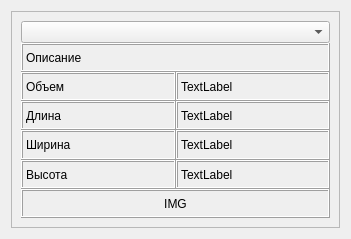
<?xml version="1.0" encoding="UTF-8"?>
<ui version="4.0">
 <class>SemitrailersView</class>
 <widget class="QWidget" name="SemitrailersView">
  <property name="geometry">
   <rect>
    <x>0</x>
    <y>0</y>
    <width>351</width>
    <height>239</height>
   </rect>
  </property>
  <property name="windowTitle">
   <string>Form</string>
  </property>
  <layout class="QGridLayout" name="gridLayout">
   <item row="0" column="0">
    <widget class="QFrame" name="frame">
     <property name="frameShape">
      <enum>QFrame::StyledPanel</enum>
     </property>
     <property name="frameShadow">
      <enum>QFrame::Raised</enum>
     </property>
     <layout class="QGridLayout" name="gridLayout_3">
      <item row="0" column="1">
       <layout class="QGridLayout" name="gridLayout_2">
        <property name="spacing">
         <number>0</number>
        </property>
        <item row="4" column="0">
         <widget class="QLabel" name="label_9">
          <property name="frameShape">
           <enum>QFrame::Box</enum>
          </property>
          <property name="frameShadow">
           <enum>QFrame::Raised</enum>
          </property>
          <property name="text">
           <string>Ширина</string>
          </property>
         </widget>
        </item>
        <item row="4" column="1">
         <widget class="QLabel" name="labelWidth">
          <property name="frameShape">
           <enum>QFrame::Box</enum>
          </property>
          <property name="frameShadow">
           <enum>QFrame::Raised</enum>
          </property>
          <property name="text">
           <string>TextLabel</string>
          </property>
         </widget>
        </item>
        <item row="5" column="1">
         <widget class="QLabel" name="labelHeight">
          <property name="frameShape">
           <enum>QFrame::Box</enum>
          </property>
          <property name="frameShadow">
           <enum>QFrame::Raised</enum>
          </property>
          <property name="text">
           <string>TextLabel</string>
          </property>
         </widget>
        </item>
        <item row="2" column="1">
         <widget class="QLabel" name="labelCarrying">
          <property name="frameShape">
           <enum>QFrame::Box</enum>
          </property>
          <property name="frameShadow">
           <enum>QFrame::Raised</enum>
          </property>
          <property name="text">
           <string>TextLabel</string>
          </property>
         </widget>
        </item>
        <item row="3" column="0">
         <widget class="QLabel" name="label_7">
          <property name="frameShape">
           <enum>QFrame::Box</enum>
          </property>
          <property name="frameShadow">
           <enum>QFrame::Raised</enum>
          </property>
          <property name="midLineWidth">
           <number>0</number>
          </property>
          <property name="text">
           <string>Длина</string>
          </property>
         </widget>
        </item>
        <item row="0" column="0" colspan="2">
         <widget class="ComboBoxSemitrailers" name="comboBoxSemitrailerName">
          <property name="frame">
           <bool>true</bool>
          </property>
         </widget>
        </item>
        <item row="1" column="0" colspan="2">
         <widget class="QLabel" name="labelDescription">
          <property name="frameShape">
           <enum>QFrame::Box</enum>
          </property>
          <property name="frameShadow">
           <enum>QFrame::Raised</enum>
          </property>
          <property name="text">
           <string>Описание</string>
          </property>
          <property name="scaledContents">
           <bool>true</bool>
          </property>
          <property name="wordWrap">
           <bool>true</bool>
          </property>
         </widget>
        </item>
        <item row="2" column="0">
         <widget class="QLabel" name="labelCarying">
          <property name="frameShape">
           <enum>QFrame::Box</enum>
          </property>
          <property name="frameShadow">
           <enum>QFrame::Raised</enum>
          </property>
          <property name="text">
           <string>Объем</string>
          </property>
         </widget>
        </item>
        <item row="3" column="1">
         <widget class="QLabel" name="labelLenth">
          <property name="frameShape">
           <enum>QFrame::Box</enum>
          </property>
          <property name="frameShadow">
           <enum>QFrame::Raised</enum>
          </property>
          <property name="text">
           <string>TextLabel</string>
          </property>
         </widget>
        </item>
        <item row="6" column="0" colspan="2">
         <widget class="QLabel" name="labelimg">
          <property name="frameShape">
           <enum>QFrame::Box</enum>
          </property>
          <property name="frameShadow">
           <enum>QFrame::Raised</enum>
          </property>
          <property name="text">
           <string>IMG</string>
          </property>
          <property name="alignment">
           <set>Qt::AlignCenter</set>
          </property>
         </widget>
        </item>
        <item row="5" column="0">
         <widget class="QLabel" name="label_11">
          <property name="frameShape">
           <enum>QFrame::Box</enum>
          </property>
          <property name="frameShadow">
           <enum>QFrame::Raised</enum>
          </property>
          <property name="text">
           <string>Высота</string>
          </property>
         </widget>
        </item>
       </layout>
      </item>
     </layout>
    </widget>
   </item>
  </layout>
 </widget>
 <customwidgets>
  <customwidget>
   <class>ComboBoxSemitrailers</class>
   <extends>QComboBox</extends>
   <header>comboboxsemitrailers.h</header>
  </customwidget>
 </customwidgets>
 <resources/>
 <connections>
  <connection>
   <sender>comboBoxSemitrailerName</sender>
   <signal>currentIndexChanged(int)</signal>
   <receiver>SemitrailersView</receiver>
   <slot>slotCurrentIndexChanged()</slot>
   <hints>
    <hint type="sourcelabel">
     <x>202</x>
     <y>31</y>
    </hint>
    <hint type="destinationlabel">
     <x>202</x>
     <y>138</y>
    </hint>
   </hints>
  </connection>
 </connections>
 <slots>
  <slot>slotCurrentIndexChanged()</slot>
 </slots>
</ui>
